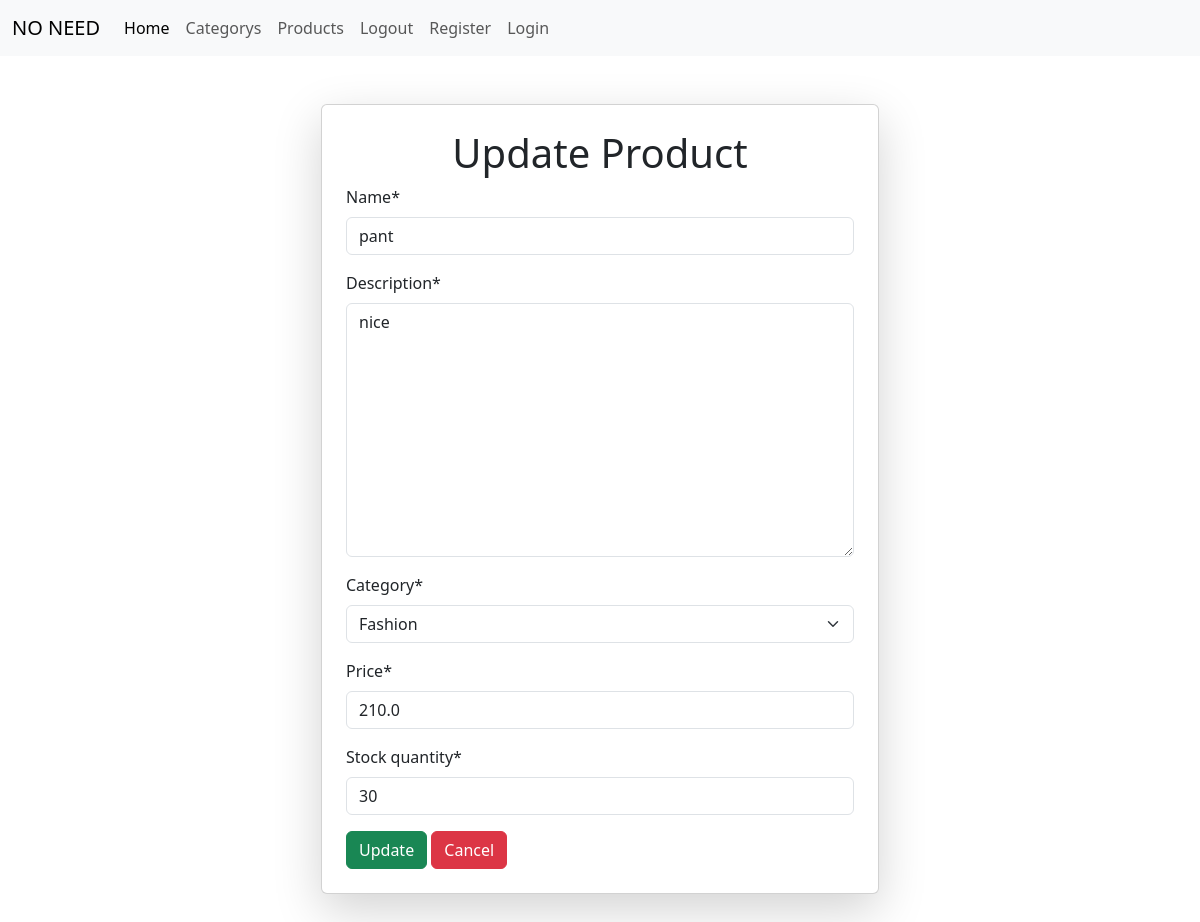
The app's page /editProduct/3/ with its own data.
### ProductApp/models.py (models this page shows, shortened)
class ProductModel(models.Model):
    name=models.CharField(max_length=120, null=True)
    description = models.TextField(null=True)
    category= models.ForeignKey(CategoryModel, on_delete=models.CASCADE, null=True)
    price= models.FloatField(null=True, default=0)
    stock_quantity= models.IntegerField(null=True, default=0)
    created_at= models.DateTimeField(auto_now=True, null=True)

class CategoryModel(models.Model):
    name = models.CharField(max_length=120, null=True)
    description = models.TextField(null=True)
    created_at= models.DateTimeField(auto_now=True, null=True)
    def __str__(self):
        return self.name

### ProductApp/views.py (the view)
# urls.py: path('editProduct/<str:id>/', editProduct, name='editProduct'),
def editProduct(request,id):
    data=ProductModel.objects.get(id=id)
    if request.method == 'POST':
        form=ProductForm(request.POST, instance=data)
        if form.is_valid():
            form.save()
            messages.info(request, 'Updated successfully')
            return redirect('product')
    else:
        form=ProductForm(instance=data)
    cont={'form': form}
    return render(request, 'pages/editProduct.html', cont)

### ProductApp/forms.py
class ProductForm(forms.ModelForm):
    class Meta:
        model = ProductModel
        fields = '__all__'

### ProductApp/Templates/pages/editProduct.html (shortened to what this page needs)
{% extends 'base/base.html' %}
{% block body %}
    {% load crispy_forms_tags %}
<div class="d-flex justify-content-center align-item-center mt-5 mb-5">
    <div class="card p-4 col-6 shadow-lg">
    <h1 class=" text-center">Update Product</h1>
    <form action="" method="post" novalidate>
        {{form|crispy}}
        <button class="btn btn-success" type="submit">Update</button>
        <a href="{% url 'product' %}" class="btn btn-danger">Cancel</a>
    </form>
    </div>
</div>
{% endblock body %}

### records on screen
ProductModel: name "pant", description "nice", category "Fashion", price "210.0", stock_quantity "30"
